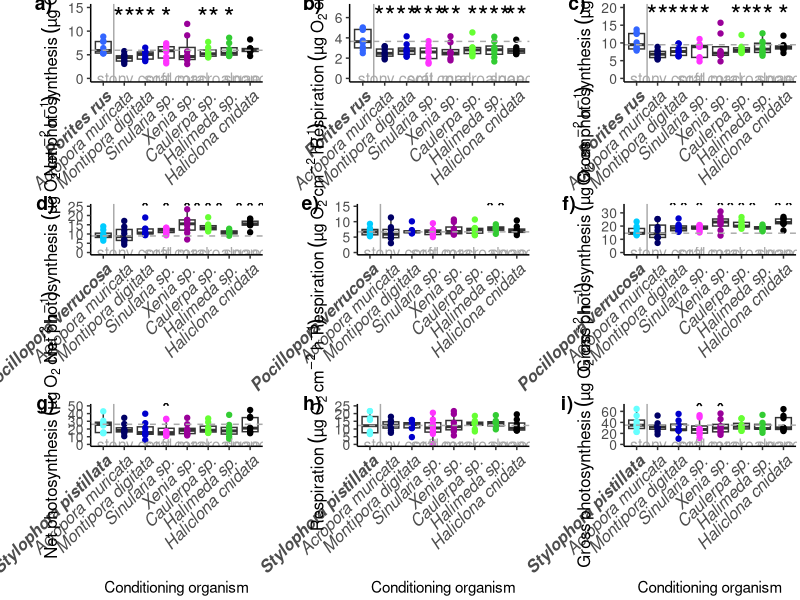
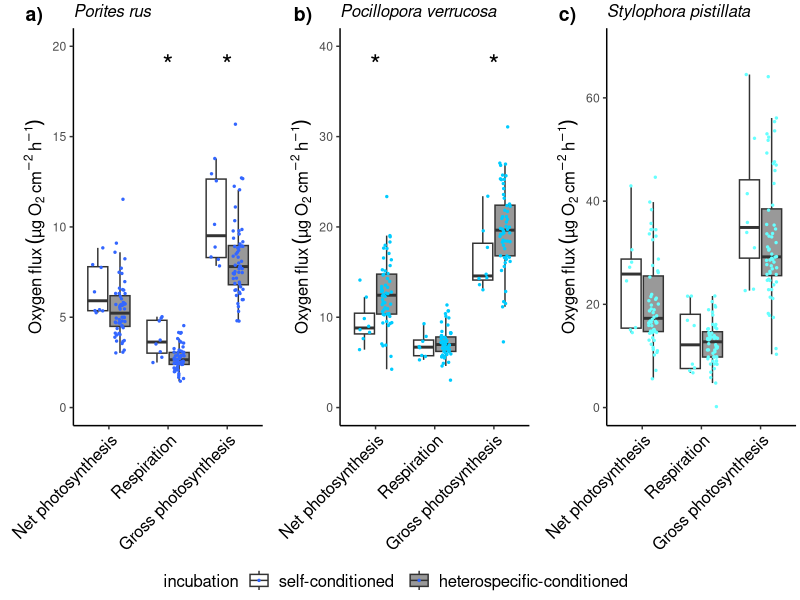
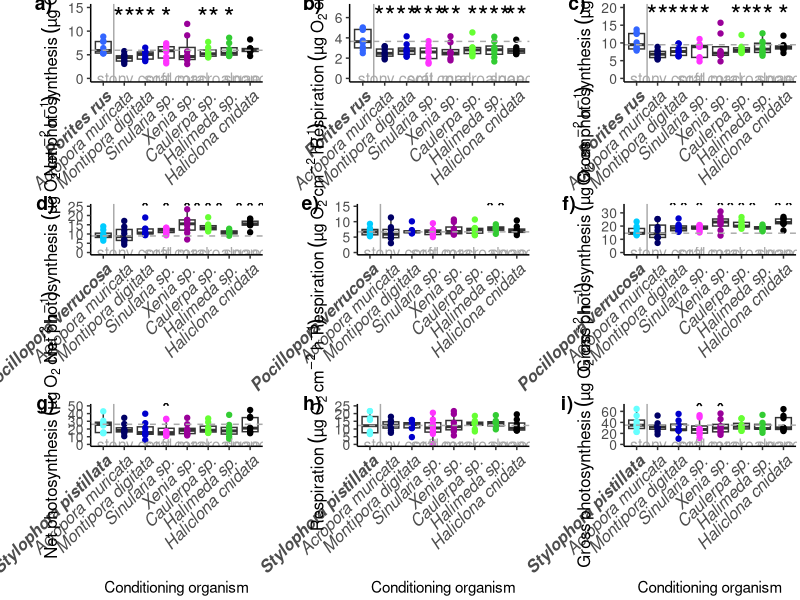

Recreate these plots in R, in order. (Note: this script raises an error after producing the figures.)
#Plots Experiment 1
library(tidyverse)
library(ggplot2)
#library(reshape)
library(rstatix)
#library(patchwork)
library(lubridate)
library(ggpubr)

# read in data_prep produced in Exp1_data_preparation
calc <- read_csv("data_prep.csv")
calc_all <- calc [,c(2:52)]
rm(calc)

calc_all <- mutate_if(calc_all, 
                      is.character, 
                      str_replace_all, pattern = "within-species", replacement = "self-conditioned")


calc_all <- mutate_if(calc_all, 
                      is.character, 
                      str_replace_all, pattern = "off-species", replacement = "heterospecific-conditioned")


#__________________________
# Figure 2
#__________________________
calc_long <- pivot_longer(calc_all, net_photo_ug_h_cm2:gross_photo_ug_h_cm2)

Pru <- calc_long %>% filter(species == "Pru")
Pve <- calc_long %>% filter(species == "Pve")
Spi <- calc_long %>% filter(species == "Spi")

#Porites rus
Pru$incubation<- factor(Pru$incubation, levels = c("self-conditioned", "heterospecific-conditioned"))
Pru$name<- factor(Pru$name, levels = c("net_photo_ug_h_cm2", "respiration_ug_h_cm2", "gross_photo_ug_h_cm2"))

pru <- ggplot(Pru, aes(x = name, y = value, fill = incubation)) +
  scale_color_manual(values=c("#000000")) +
  scale_fill_manual(values=c("#FFFFFF", "#999999")) +
  geom_boxplot(outlier.shape = NA) +
  geom_point(color = "#3366FF", size = 0.5, position = position_jitterdodge(dodge.width = 0.75, jitter.width = 0.35))+
  theme_classic() +
  scale_x_discrete (labels = c("net_photo_ug_h_cm2" = "Net photosynthesis",
                               "respiration_ug_h_cm2" = "Respiration",
                               "gross_photo_ug_h_cm2" = "Gross photosynthesis")) +
  ylim(0,20)+
  labs(y = expression(Oxygen~flux~(µg~O[2]~cm^{-2}~h^{-1}))) +
  annotate("text", x = 2, y = 19, size = 7, label = c("*"), color = "black") +
  annotate("text", x = 3, y = 19, size = 7, label = c("*"), color = "black") +
  ggtitle("Porites rus") +
  theme(plot.margin = unit(c(0.1,0.1,0.1,0.6), "cm"), 
        axis.title.y = element_text(size = 12, hjust = 0.5),
        axis.text.x = element_text(size = 12, color = "black", angle = 45, hjust= 1),
        axis.title.x = element_blank(),
        plot.title=element_text(face="italic", size=12)) +
  theme(legend.position = "bottom",
        legend.title = element_text(size = 12),
        legend.text = element_text(size = 12)) + guides(color="none")

# Pocillopora verrucosa
Pve$incubation<- factor(Pve$incubation, levels = c("self-conditioned", "heterospecific-conditioned"))
Pve$name<- factor(Pve$name, levels = c("net_photo_ug_h_cm2", "respiration_ug_h_cm2", "gross_photo_ug_h_cm2"))

pve <- ggplot(Pve, aes(x = name, y = value, fill = incubation)) +
  scale_color_manual(values=c("#000000")) +
  scale_fill_manual(values=c("#FFFFFF", "#999999")) +
  geom_boxplot(outlier.shape = NA) +
  geom_point(color = "#00CCFF", size = 0.5, position = position_jitterdodge(dodge.width = 0.75, jitter.width = 0.35))+
  theme_classic() +
  scale_x_discrete (labels = c("net_photo_ug_h_cm2" = "Net photosynthesis",
                               "respiration_ug_h_cm2" = "Respiration",
                               "gross_photo_ug_h_cm2" = "Gross photosynthesis")) +
  ylim(0,40)+
  labs(y = expression(Oxygen~flux~(µg~O[2]~cm^{-2}~h^{-1}))) +
  annotate("text", x = 1, y = 38, size = 7, label = c("*"), color = "black") +
  annotate("text", x = 3, y = 38, size = 7, label = c("*"), color = "black") +
  ggtitle("Pocillopora verrucosa") +
  theme(plot.margin = unit(c(0.1,0.1,0.1,0.6), "cm"),
        plot.title = element_text(size = 12, face = "italic"),
        axis.title.y = element_text(size = 12, hjust = 0.5), 
        axis.text.x = element_text(size = 12, color = "black", angle = 45, hjust= 1),
        axis.title.x = element_blank()) +
  theme(legend.position = "bottom",
        legend.title = element_text(size = 12),
        legend.text = element_text(size = 12)) + guides(color="none")

# Stylophora pistillata
Spi$incubation<- factor(Spi$incubation, levels = c("self-conditioned", "heterospecific-conditioned"))
Spi$name<- factor(Spi$name, levels = c("net_photo_ug_h_cm2", "respiration_ug_h_cm2", "gross_photo_ug_h_cm2"))

spi <- ggplot(Spi, aes(x = name, y = value, fill = incubation)) +
  scale_color_manual(values=c("#000000")) +
  scale_fill_manual(values=c("#FFFFFF", "#999999")) +
  geom_boxplot(outlier.shape = NA) +
  geom_point(color = "#66FFFF", size = 0.5, position = position_jitterdodge(dodge.width = 0.75, jitter.width = 0.35))+
  theme_classic() +
  scale_x_discrete (labels = c("net_photo_ug_h_cm2" = "Net photosynthesis",
                               "respiration_ug_h_cm2" = "Respiration",
                               "gross_photo_ug_h_cm2" = "Gross photosynthesis")) +
  labs(y = expression(Oxygen~flux~(µg~O[2]~cm^{-2}~h^{-1}))) +
  ylim(0,70)+
  ggtitle("Stylophora pistillata") +
  theme(plot.margin = unit(c(0.1,0.1,0.1,0.6), "cm"), 
        plot.title = element_text(size = 12, face = "italic"),
        axis.title.y = element_text(size= 12, hjust = 0.5), 
        axis.text.x = element_text(size = 12, color = "black", angle = 45, hjust= 1),
        axis.title.x = element_blank()) +
  theme(legend.position = "bottom",
        legend.title = element_text(size = 12),
        legend.text = element_text(size = 12)) + guides(color="none")

arranged_Figure2 <- ggarrange(pru, pve, spi,
                                               labels = c("a)", "b)", "c)"),
                                               label.x = 0,
                                               label.y = 0.95,
                                               common.legend = TRUE,
                                               legend = "bottom",
                                               ncol = 3, nrow = 1,
                                               hjust = -1.5,
                                               vjust = -0.5) +
  theme(legend.text = element_text(size = 22))

ggsave("Figures/Figure2.png", width=11, height = 5, 
       limitsize = FALSE, dpi = 700, arranged_Figure2)

rm(pru, pve, spi, Pru, Pve, Spi, arranged_Figure2, calc_long)


#_______________________________________________
# Figure 3
#_______________________________________________
#####Porites rus Net, resp, gross
pru<-calc_all %>% 
  filter(species=="Pru")

pru$cond_organism<- factor(pru$cond_organism, levels = c("Pru", "Amu","Mdi", "Ssp","Xsp","Csp","Hsp","Hcn"))
pru$genus<- factor(pru$genus, levels = c("stony coral","soft coral","macroalgae","sponge"))

#P. rus netto
net <- ggplot(pru, aes(x = cond_organism, y = net_photo_ug_h_cm2)) +
  geom_boxplot(outlier.shape = NA) +
  theme_classic() +
  geom_point(aes(colour = cond_organism)) +
  scale_colour_manual(name = NULL,
                      values = c("#3366FF","#000066", "#0000CC","#FF33FF",
                                 "#990099","#66FF33","#33CC33", "#000000")) +
  geom_vline(xintercept = 1.5, linetype = 1, color = "darkgrey") +
  geom_hline(yintercept = 5.95, linetype = 2, color = "darkgrey") +
  ylim(0,15)+  
  labs(y=expression(Net~photosynthesis~(µg~O[2]~cm^{-2}~h^{-1}))) +
  scale_x_discrete (labels = c("Pru" = "Porites rus", "Amu" = "Acropora muricata",
                               "Mdi" = "Montipora digitata","Ssp" = "Sinularia sp.","Xsp"  = "Xenia sp.", 
                               "Csp" = "Caulerpa sp.","Hsp" = "Halimeda sp.", "Hcn" ="Haliclona cnidata"))+
  guides(fill=FALSE) +
  guides(alpha=FALSE) +
  theme_classic() +
  theme(plot.margin = unit(c(0.1,0.1,0.1,1), "cm"), axis.title.y = element_text(size = 12, hjust = 0.5))+
  annotate("text", x = 2.5, y = 0, size = 4, label = c("stony coral"), color = "darkgrey")+
  annotate("text", x = 4.5, y = 0, size = 4, label = c("soft coral"), color = "darkgrey")+
  annotate("text", x = 6.5, y = 0, size = 4, label = c("macroalgae"), color = "darkgrey")+
  annotate("text", x = 8, y = 0, size = 4, label = c("sponge"), color = "darkgrey") +
  annotate("text", x = 2, y = 13, size = 7, label = c("**"), color = "black") +
  annotate("text", x = 3, y = 13, size = 7, label = c("**"), color = "black") +
  annotate("text", x = 4, y = 13, size = 7, label = c("*"), color = "black") +
  annotate("text", x = 6, y = 13, size = 7, label = c("**"), color = "black") +
  annotate("text", x = 7, y = 13, size = 7, label = c("*"), color = "black") +
  theme(legend.position = "none") +
  theme(axis.title.x=element_blank()) +
  theme(axis.text.y = element_text(size = 10)) +
  theme(axis.text.x = element_text(size = 12, face = c("bold.italic", "italic", "italic", "italic","italic",
                                                       "italic", "italic", "italic"),
                                   angle = 45, vjust = 1, hjust=1))

# P. rus respiration
resp <- ggplot(pru, aes(x = cond_organism, y = respiration_ug_h_cm2)) +
  geom_boxplot(outlier.shape = NA) +
  theme_classic() +
  geom_point(aes(colour = cond_organism)) +
  scale_colour_manual(name = NULL,
                      values = c("#3366FF","#000066", "#0000CC","#FF33FF",
                                 "#990099","#66FF33","#33CC33", "#000000")) +
  geom_vline(xintercept = 1.5, linetype = 1, color = "darkgrey") +
  geom_hline(yintercept = 3.65, linetype = 2, color = "darkgrey") +
  ylim(0,7)+  
  labs(y=expression(Respiration~(µg~O[2]~cm^{-2}~h^{-1}))) +
  scale_x_discrete (labels = c("Pru" = "Porites rus", "Amu" = "Acropora muricata",
                               "Mdi" = "Montipora digitata","Ssp" = "Sinularia sp.","Xsp"  = "Xenia sp.", 
                               "Csp" = "Caulerpa sp.","Hsp" = "Halimeda sp.", "Hcn" ="Haliclona cnidata")) +
  guides(fill=FALSE) +
  guides(alpha=FALSE) +
  theme_classic() +
  theme(plot.margin = unit(c(0.1,0.1,0.1,1), "cm"), axis.title.y = element_text(size = 12, hjust = 0.5))+
  annotate("text", x = 2.5, y = 0, size = 4, label = c("stony coral"), color = "darkgrey")+
  annotate("text", x = 4.5, y = 0, size = 4, label = c("soft coral"), color = "darkgrey")+
  annotate("text", x = 6.5, y = 0, size = 4, label = c("macroalgae"), color = "darkgrey")+
  annotate("text", x = 8, y = 0, size = 4, label = c("sponge"), color = "darkgrey") +
  annotate("text", x = 2, y = 6.2, size = 7, label = c("**"), color = "black")+
  annotate("text", x = 3, y = 6.2, size = 7, label = c("**"), color = "black")+
  annotate("text", x = 4, y = 6.2, size = 7, label = c("***"), color = "black")+
  annotate("text", x = 5, y = 6.2, size = 7, label = c("**"), color = "black")+
  annotate("text", x = 6, y = 6.2, size = 7, label = c("*"), color = "black")+
  annotate("text", x = 7, y = 6.2, size = 7, label = c("***"), color = "black")+
  annotate("text", x = 8, y = 6.2, size = 7, label = c("**"), color = "black")+
  theme(legend.position = "none") +
  theme(axis.title.x=element_blank()) +
  theme(axis.text.y = element_text(size = 10)) +
  theme(axis.text.x = element_text(size = 12, face = c("bold.italic", "italic", "italic", "italic","italic",
                                                       "italic", "italic", "italic"),
                                   angle = 45, vjust = 1, hjust=1))

# P. rus gross
gross <- ggplot(pru, aes(x = cond_organism, y = gross_photo_ug_h_cm2)) +
  geom_boxplot(outlier.shape = NA) +
  theme_classic() +
  geom_point(aes(colour = cond_organism)) +
  scale_colour_manual(name = NULL,
                      values = c("#3366FF","#000066", "#0000CC","#FF33FF",
                                 "#990099","#66FF33","#33CC33", "#000000")) +
  geom_vline(xintercept = 1.5, linetype = 1, color = "darkgrey") +
  geom_hline(yintercept = 9.5, linetype = 2, color = "darkgrey") +
  ylim(0,20)+  
  labs(y=expression(Gross~photosynthesis~(µg~O[2]~cm^{-2}~h^{-1}))) +
  scale_x_discrete (labels = c("Pru" = "Porites rus", "Amu" = "Acropora muricata",
                               "Mdi" = "Montipora digitata","Ssp" = "Sinularia sp.","Xsp"  = "Xenia sp.", 
                               "Csp" = "Caulerpa sp.","Hsp" = "Halimeda sp.", "Hcn" ="Haliclona cnidata")) +
  guides(fill=FALSE) +
  guides(alpha=FALSE) +
  theme_classic() +
  theme(plot.margin = unit(c(0.1,0.1,0.1,1), "cm"), axis.title.y = element_text(size = 12, hjust = 0.5))+
  annotate("text", x = 2.5, y = 0, size = 4, label = c("stony coral"), color = "darkgrey")+
  annotate("text", x = 4.5, y = 0, size = 4, label = c("soft coral"), color = "darkgrey")+
  annotate("text", x = 6.5, y = 0, size = 4, label = c("macroalgae"), color = "darkgrey")+
  annotate("text", x = 8, y = 0, size = 4, label = c("sponge"), color = "darkgrey") +
  annotate("text", x = 2, y = 18, size = 7, label = c("**"), color = "black")+
  annotate("text", x = 3, y = 18, size = 7, label = c("**"), color = "black")+
  annotate("text", x = 4, y = 18, size = 7, label = c("**"), color = "black")+
  annotate("text", x = 6, y = 18, size = 7, label = c("**"), color = "black")+
  annotate("text", x = 7, y = 18, size = 7, label = c("**"), color = "black")+
  annotate("text", x = 8, y = 18, size = 7, label = c("*"), color = "black")+
  theme(legend.position = "none") +
  theme(axis.title.x=element_blank()) +
  theme(axis.text.y = element_text(size = 10)) +
  theme(axis.text.x = element_text(size = 12, face = c("bold.italic", "italic", "italic", "italic","italic",
                                                       "italic", "italic", "italic"),
                                   angle = 45, vjust = 1, hjust=1))

#####merge 3 plots of P. rus
arranged_Pru <- ggarrange(net, resp, gross,
                          labels = c("a)", "b)", "c)"),
                          label.x = 0.035,
                          label.y = 0.95,
                          common.legend = TRUE,
                          legend = "none",
                          ncol = 3, nrow = 1,
                          hjust = -1.5,
                          vjust = 0) 

rm(gross, net, resp, pru)

#####P. verrucosa Net, resp, gross
pve<-calc_all %>% 
  filter(species=="Pve")

pve$cond_organism<- factor(pve$cond_organism, 
                           levels = c("Pve", "Amu","Mdi", "Ssp","Xsp","Csp","Hsp","Hcn"))

# P. verrucosa netto
net <- ggplot(pve, aes(x = cond_organism, y = net_photo_ug_h_cm2)) +
  geom_boxplot(outlier.shape = NA) +
  theme_classic() +
  geom_point(aes(colour = cond_organism)) +
  scale_colour_manual(name = NULL,
                      values = c("#00CCFF","#000066", "#0000CC","#FF33FF",
                                 "#990099","#66FF33","#33CC33", "#000000")) +
  geom_vline(xintercept = 1.5, linetype = 1, color = "darkgrey") +
  geom_hline(yintercept = 8.95, linetype = 2, color = "darkgrey") +
  ylim(0,25)+  
  labs(y=expression(Net~photosynthesis~(µg~O[2]~cm^{-2}~h^{-1}))) +
  scale_x_discrete (labels = c("Pve" = "Pocillopora verrucosa", "Amu" = "Acropora muricata",
                               "Mdi" = "Montipora digitata","Ssp" = "Sinularia sp.","Xsp"  = "Xenia sp.", 
                               "Csp" = "Caulerpa sp.","Hsp" = "Halimeda sp.", "Hcn" ="Haliclona cnidata")) +
  guides(fill=FALSE) +
  guides(alpha=FALSE) +
  theme_classic() +
  theme(plot.margin = unit(c(0.1,0.1,0.1,1), "cm"), axis.title.y = element_text(size = 12, hjust = 0.5))+
  annotate("text", x = 2.5, y = 0, size = 4, label = c("stony coral"), color = "darkgrey")+
  annotate("text", x = 4.5, y = 0, size = 4, label = c("soft coral"), color = "darkgrey")+
  annotate("text", x = 6.5, y = 0, size = 4, label = c("macroalgae"), color = "darkgrey")+
  annotate("text", x = 8, y = 0, size = 4, label = c("sponge"), color = "darkgrey") +
  annotate("text", x = 3, y = 24, size = 7, label = c("*"), color = "black")+
  annotate("text", x = 4, y = 24, size = 7, label = c("*"), color = "black")+
  annotate("text", x = 5, y = 24, size = 7, label = c("*"), color = "black")+
  annotate("text", x = 6, y = 24, size = 7, label = c("***"), color = "black")+
  annotate("text", x = 8, y = 24, size = 7, label = c("***"), color = "black")+
  theme(legend.position = "none") +
  theme(axis.text.y = element_text(size = 10)) +
  theme(axis.title.x=element_blank()) +
  theme(axis.text.x = element_text(size = 12, face = c("bold.italic", "italic", "italic", "italic","italic",
                                                       "italic", "italic", "italic"),
                                   angle = 45, vjust = 1, hjust=1))

# P. verrucosa respiration
resp <- ggplot(pve, aes(x = cond_organism, y = respiration_ug_h_cm2)) +
  geom_boxplot(outlier.shape = NA) +
  theme_classic() +
  geom_point(aes(colour = cond_organism)) +
  scale_colour_manual(name = NULL,
                      values = c("#00CCFF","#000066", "#0000CC","#FF33FF",
                                 "#990099","#66FF33","#33CC33", "#000000")) +
  geom_vline(xintercept = 1.5, linetype = 1, color = "darkgrey") +
  geom_hline(yintercept = 6.7, linetype = 2, color = "darkgrey") +
  ylim(0,15)+  
  labs(y=expression(Respiration~(µg~O[2]~cm^{-2}~h^{-1}))) +
  scale_x_discrete (labels = c("Pve" = "Pocillopora verrucosa", "Amu" = "Acropora muricata",
                               "Mdi" = "Montipora digitata","Ssp" = "Sinularia sp.","Xsp"  = "Xenia sp.", 
                               "Csp" = "Caulerpa sp.","Hsp" = "Halimeda sp.", "Hcn" ="Haliclona cnidata")) +
  guides(fill=FALSE) +
  guides(alpha=FALSE) +
  theme_classic() +
  theme(plot.margin = unit(c(0.1,0.1,0.1,1), "cm"), axis.title.y = element_text(size = 12, hjust = 0.5))+
  annotate("text", x = 2.5, y = 0, size = 4, label = c("stony coral"), color = "darkgrey")+
  annotate("text", x = 4.5, y = 0, size = 4, label = c("soft coral"), color = "darkgrey")+
  annotate("text", x = 6.5, y = 0, size = 4, label = c("macroalgae"), color = "darkgrey")+
  annotate("text", x = 8, y = 0, size = 4, label = c("sponge"), color = "darkgrey") +
  annotate("text", x = 7, y = 14.5, size = 7, label = c("**"), color = "black")+
  theme(legend.position = "none") +
  theme(axis.title.x=element_blank()) +
  theme(axis.text.y = element_text(size = 10)) +
  theme(axis.text.x = element_text(size = 12, face = c("bold.italic", "italic", "italic", "italic","italic",
                                                       "italic", "italic", "italic"),
                                   angle = 45, vjust = 1, hjust=1))

# P. verrucosa gross
gross <- ggplot(pve, aes(x = cond_organism, y = gross_photo_ug_h_cm2)) +
  geom_boxplot(outlier.shape = NA) +
  theme_classic() +
  geom_point(aes(colour = cond_organism)) +
  scale_colour_manual(name = NULL,
                      values = c("#00CCFF","#000066", "#0000CC","#FF33FF",
                                 "#990099","#66FF33","#33CC33", "#000000")) +
  geom_vline(xintercept = 1.5, linetype = 1, color = "darkgrey") +
  geom_hline(yintercept = 14.6, linetype = 2, color = "darkgrey") +
  ylim(0,35)+  
  labs(y=expression(Gross~photosynthesis~(µg~O[2]~cm^{-2}~h^{-1}))) +
  scale_x_discrete (labels = c("Pve" = "Pocillopora verrucosa", "Amu" = "Acropora muricata",
                               "Mdi" = "Montipora digitata","Ssp" = "Sinularia sp.","Xsp"  = "Xenia sp.", 
                               "Csp" = "Caulerpa sp.","Hsp" = "Halimeda sp.", "Hcn" ="Haliclona cnidata")) +
  guides(fill=FALSE) +
  guides(alpha=FALSE) +
  theme_classic() +
  theme(plot.margin = unit(c(0.1,0.1,0.1,1), "cm"), axis.title.y = element_text(size = 12, hjust = 0.5))+
  annotate("text", x = 2.5, y = 0, size = 4, label = c("stony coral"), color = "darkgrey")+
  annotate("text", x = 4.5, y = 0, size = 4, label = c("soft coral"), color = "darkgrey")+
  annotate("text", x = 6.5, y = 0, size = 4, label = c("macroalgae"), color = "darkgrey")+
  annotate("text", x = 8, y = 0, size = 4, label = c("sponge"), color = "darkgrey") +
  annotate("text", x = 3, y = 34, size = 7, label = c("**"), color = "black")+
  annotate("text", x = 4, y = 34, size = 7, label = c("*"), color = "black")+
  annotate("text", x = 5, y = 34, size = 7, label = c("*"), color = "black")+
  annotate("text", x = 6, y = 34, size = 7, label = c("***"), color = "black")+
  annotate("text", x = 8, y = 34, size = 7, label = c("**"), color = "black")+
  theme(legend.position = "none") +
  theme(axis.title.x=element_blank()) +
  theme(axis.text.y = element_text(size = 10))+
  theme(axis.text.x = element_text(size = 12, face = c("bold.italic", "italic", "italic", "italic","italic",
                                                       "italic", "italic", "italic"),
                                   angle = 45, vjust = 1, hjust=1))

#####merge 3 plots of P. verrucosa
arranged_Pve <- ggarrange(net, resp, gross,
                          labels = c("d)", "e)", "f)"),
                          label.x = 0.035,
                          label.y = 0.95,
                          common.legend = TRUE,
                          legend = "none",
                          ncol = 3, nrow = 1,
                          hjust = -1.5,
                          vjust = 0)

rm(gross, net, resp, pve)


#####S. pistillata Net, resp, gross
spi<-calc_all %>% 
  filter(species=="Spi")

spi$cond_organism<- factor(spi$cond_organism, levels = c("Spi", "Amu","Mdi", "Ssp","Xsp","Csp","Hsp","Hcn"))

# S. pistillata netto
net <- ggplot(spi, aes(x = cond_organism, y = net_photo_ug_h_cm2)) +
  geom_boxplot(outlier.shape = NA) +
  theme_classic() +
  geom_point(aes(colour = cond_organism)) +
  scale_colour_manual(name = NULL,
                      values = c("#66FFFF","#000066", "#0000CC","#FF33FF",
                                 "#990099","#66FF33","#33CC33", "#000000")) +
  geom_vline(xintercept = 1.5, linetype = 1, color = "darkgrey") +
  geom_hline(yintercept = 26.1, linetype = 2, color = "darkgrey") +
  ylim(0,50)+  
  labs(x="Conditioning organism", y=expression(Net~photosynthesis~(µg~O[2]~cm^{-2}~h^{-1}))) +
  scale_x_discrete (labels = c("Spi" = "Stylophora pistillata", "Amu" = "Acropora muricata",
                               "Mdi" = "Montipora digitata","Ssp" = "Sinularia sp.","Xsp"  = "Xenia sp.", 
                               "Csp" = "Caulerpa sp.","Hsp" = "Halimeda sp.", "Hcn" ="Haliclona cnidata")) +
  guides(fill=FALSE) +
  guides(alpha=FALSE) +
  theme_classic() +
  theme(plot.margin = unit(c(0.1,0.1,0.1,1), "cm"), axis.title.y = element_text(size = 12, hjust = 0.5))+
  annotate("text", x = 2.5, y = 0, size = 4, label = c("stony coral"), color = "darkgrey")+
  annotate("text", x = 4.5, y = 0, size = 4, label = c("soft coral"), color = "darkgrey")+
  annotate("text", x = 6.5, y = 0, size = 4, label = c("macroalgae"), color = "darkgrey")+
  annotate("text", x = 8, y = 0, size = 4, label = c("sponge"), color = "darkgrey") +
  annotate("text", x = 4, y = 47, size = 7, label = c("*"), color = "black")+
  theme(legend.position = "none") +
  theme(axis.text.y = element_text(size = 10)) +
  theme(axis.text.x = element_text(size = 12, face = c("bold.italic", "italic", "italic", "italic","italic",
                                                       "italic", "italic", "italic"),
                                   angle = 45, vjust = 1, hjust=1))


# S. pistillata respiraton
resp <- ggplot(spi, aes(x = cond_organism, y = respiration_ug_h_cm2)) +
  geom_boxplot(outlier.shape = NA) +
  theme_classic() +
  geom_point(aes(colour = cond_organism)) +
  scale_colour_manual(name = NULL,
                      values = c("#66FFFF","#000066", "#0000CC","#FF33FF",
                                 "#990099","#66FF33","#33CC33", "#000000")) +
  geom_vline(xintercept = 1.5, linetype = 1, color = "darkgrey") +
  geom_hline(yintercept = 12.3, linetype = 2, color = "darkgrey") +
  ylim(0,25)+  
  labs(x="Conditioning organism", y=expression(Respiration~(µg~O[2]~cm^{-2}~h^{-1}))) +
  scale_x_discrete (labels = c("Spi" = "Stylophora pistillata", "Amu" = "Acropora muricata",
                               "Mdi" = "Montipora digitata","Ssp" = "Sinularia sp.","Xsp"  = "Xenia sp.", 
                               "Csp" = "Caulerpa sp.","Hsp" = "Halimeda sp.", "Hcn" ="Haliclona cnidata")) +
  guides(fill=FALSE) +
  guides(alpha=FALSE) +
  theme_classic() +
  theme(plot.margin = unit(c(0.1,0.1,0.1,1), "cm"), axis.title.y = element_text(size = 12, hjust = 0.5))+
  annotate("text", x = 2.5, y = 0, size = 4, label = c("stony coral"), color = "darkgrey")+
  annotate("text", x = 4.5, y = 0, size = 4, label = c("soft coral"), color = "darkgrey")+
  annotate("text", x = 6.5, y = 0, size = 4, label = c("macroalgae"), color = "darkgrey")+
  annotate("text", x = 8, y = 0, size = 4, label = c("sponge"), color = "darkgrey") +
  theme(legend.position = "none") +
  theme(axis.text.y = element_text(size = 10)) +
  theme(axis.text.x = element_text(size = 12, face = c("bold.italic", "italic", "italic", "italic","italic",
                                                       "italic", "italic", "italic"),
                                   angle = 45, vjust = 1, hjust=1))



# S. pistillata gross
gross <- ggplot(spi, aes(x = cond_organism, y = gross_photo_ug_h_cm2)) +
  geom_boxplot(outlier.shape = NA) +
  theme_classic() +
  geom_point(aes(colour = cond_organism)) +
  scale_colour_manual(name = NULL,
                      values = c("#66FFFF","#000066", "#0000CC","#FF33FF",
                                 "#990099","#66FF33","#33CC33", "#000000")) +
  geom_vline(xintercept = 1.5, linetype = 1, color = "darkgrey") +
  geom_hline(yintercept = 35, linetype = 2, color = "darkgrey") +
  ylim(0,70)+  
  labs(x="Conditioning organism", y=expression(Gross~photosynthesis~(µg~O[2]~cm^{-2}~h^{-1}))) +
  scale_x_discrete (labels = c("Spi" = "Stylophora pistillata", "Amu" = "Acropora muricata",
                               "Mdi" = "Montipora digitata","Ssp" = "Sinularia sp.","Xsp"  = "Xenia sp.", 
                               "Csp" = "Caulerpa sp.","Hsp" = "Halimeda sp.", "Hcn" ="Haliclona cnidata")) +
  guides(fill=FALSE) +
  guides(alpha=FALSE) +
  theme_classic() +
  theme(plot.margin = unit(c(0.1,0.1,0.1,1), "cm"), axis.title.y = element_text(size = 12, hjust = 0.5))+
  annotate("text", x = 2.5, y = 0, size = 4, label = c("stony coral"), color = "darkgrey")+
  annotate("text", x = 4.5, y = 0, size = 4, label = c("soft coral"), color = "darkgrey")+
  annotate("text", x = 6.5, y = 0, size = 4, label = c("macroalgae"), color = "darkgrey")+
  annotate("text", x = 8, y = 0, size = 4, label = c("sponge"), color = "darkgrey") +
  annotate("text", x = 4, y = 65, size = 7, label = c("*"), color = "black")+
  annotate("text", x = 5, y = 65, size = 7, label = c("*"), color = "black")+
  theme(legend.position = "none") +
  theme(axis.text.y = element_text(size = 10)) +
  theme(axis.text.x = element_text(size = 12, face = c("bold.italic", "italic", "italic", "italic","italic",
                                                       "italic", "italic", "italic"),
                                   angle = 45, vjust = 1, hjust=1))

#####merge 3 plots of S. pistillata
arranged_Spi <- ggarrange(net, resp, gross,
                          labels = c("g)", "h)", "i)"),
                          label.x = 0.035,
                          label.y = 0.95,
                          common.legend = TRUE,
                          legend = "none",
                          ncol = 3, nrow = 1,
                          hjust = -1.5,
                          vjust = 0)

rm(gross, net, resp, spi)

####merge all arranged_species to one plot
Figure3 <- ggarrange(arranged_Pru, arranged_Pve, arranged_Spi,
                         # label.x = 0,
                        #  label.y = 0.95,
                          common.legend = TRUE,
                          legend = "none",
                          ncol = 1, nrow = 3,
                          hjust = -0.5,
                          vjust = 0)

Figure3
ggsave("Figures/Figure3.png", width=15, height = 15, limitsize = FALSE, dpi = 700, Figure3)
rm(arranged_Pru, arranged_Pve, arranged_Spi, Figure3)


#___________________________________________________
# Figure4
#___________________________________________________
######create Score to identify the top and worst influencer
########Rank for Net photosynthesis
External <- calc_all %>% filter(incubation=="external-conditioned")

###separate by incubated species
Pru <- External %>% filter(species == "Pru")
Pve <- External %>% filter(species == "Pve")
Spi <- External %>% filter(species == "Spi")

rm(External)

# Mean per day net photo
Pru_merged <- Pru %>% group_by(cond_organism) %>% summarise(mean_Pru_net=mean(net_photo_ug_h_cm2))
Spi_merged <- Spi %>% group_by(cond_organism) %>% summarise(mean_Spi_net=mean(net_photo_ug_h_cm2))
Pve_merged <- Pve %>% group_by(cond_organism) %>% summarise(mean_Pve_net=mean(net_photo_ug_h_cm2))

# Merge tables net photo
Pru <- left_join(Pru, Pru_merged, by= "cond_organism")
Spi <- left_join(Spi, Spi_merged, by= "cond_organism")
Pve <- left_join(Pve, Pve_merged, by= "cond_organism")

# rank by conditioning organism
Pru_rank_net <- Pru %>% select(c(cond_organism, mean_Pru_net)) %>% distinct() %>% mutate(rank_Pru_net = rank(mean_Pru_net))
Spi_rank_net <- Spi %>% select(c(cond_organism, mean_Spi_net)) %>% distinct() %>% mutate(rank_Spi_net = rank(mean_Spi_net))
Pve_rank_net <- Pve %>% select(c(cond_organism, mean_Pve_net)) %>% distinct() %>% mutate(rank_Pve_net = rank(mean_Pve_net))

#left_join to join all rank tables
Net<- left_join(Pru_rank_net, Spi_rank_net, by= "cond_organism")
Net_rank<- left_join(Net, Pve_rank_net, by= "cond_organism")

#reduce table to necessary information
Net_rank <- Net_rank %>% select(c(cond_organism, rank_Pru_net, rank_Spi_net, rank_Pve_net))

#Name %>% pivot_longer
Net_rank <- Net_rank %>% pivot_longer(rank_Pru_net:rank_Pve_net)

# remove unnecessary tables
rm(Pru_merged, Spi_merged, Pve_merged, Pru, Pve, Spi, Net, Pru_rank_net, Spi_rank_net, Pve_rank_net)

#####################################
########Rank for Gross photosynthesis
External <- calc_all %>% filter(incubation=="external-conditioned")

###separate by incubated species
Pru <- External %>% filter(species == "Pru")
Pve <- External %>% filter(species == "Pve")
Spi <- External %>% filter(species == "Spi")

rm(External)

# Mean per day gross photo
Pru_merged <- Pru %>% group_by(cond_organism) %>% summarise(mean_Pru_gross=mean(gross_photo_ug_h_cm2))
Spi_merged <- Spi %>% group_by(cond_organism) %>% summarise(mean_Spi_gross=mean(gross_photo_ug_h_cm2))
Pve_merged <- Pve %>% group_by(cond_organism) %>% summarise(mean_Pve_gross=mean(gross_photo_ug_h_cm2))

# Merge tables gross photo
Pru <- left_join(Pru, Pru_merged, by= "cond_organism")
Spi <- left_join(Spi, Spi_merged, by= "cond_organism")
Pve <- left_join(Pve, Pve_merged, by= "cond_organism")

# rank by conditioning organism
Pru_rank_gross <- Pru %>% select(c(cond_organism, mean_Pru_gross)) %>% distinct() %>% mutate(rank_Pru_gross = rank(mean_Pru_gross))
Spi_rank_gross <- Spi %>% select(c(cond_organism, mean_Spi_gross)) %>% distinct() %>% mutate(rank_Spi_gross = rank(mean_Spi_gross))
Pve_rank_gross <- Pve %>% select(c(cond_organism, mean_Pve_gross)) %>% distinct() %>% mutate(rank_Pve_gross = rank(mean_Pve_gross))

#left_join to join all rank tables
Gross<- left_join(Pru_rank_gross, Spi_rank_gross, by= "cond_organism")
Gross_rank<- left_join(Gross, Pve_rank_gross, by= "cond_organism")

#reduce table to necessary information
Gross_rank <- Gross_rank %>% select(c(cond_organism, rank_Pru_gross, rank_Spi_gross, rank_Pve_gross))

#Name %>% pivot_longer
Gross_rank <- Gross_rank %>% pivot_longer(rank_Pru_gross:rank_Pve_gross)

# remove unnecessary tables
rm(Pru_merged, Spi_merged, Pve_merged, Pru, Pve, Spi, Gross, Pru_rank_gross, Spi_rank_gross, Pve_rank_gross)

############################
########Rank for Respiration
External <- calc_all %>% filter(incubation=="external-conditioned")

###separate by incubated species
Pru <- External %>% filter(species == "Pru")
Pve <- External %>% filter(species == "Pve")
Spi <- External %>% filter(species == "Spi")

rm(External)

# Mean per day respiration
Pru_merged <- Pru %>% group_by(cond_organism) %>% summarise(mean_Pru_resp=mean(respiration_ug_h_cm2))
Spi_merged <- Spi %>% group_by(cond_organism) %>% summarise(mean_Spi_resp=mean(respiration_ug_h_cm2))
Pve_merged <- Pve %>% group_by(cond_organism) %>% summarise(mean_Pve_resp=mean(respiration_ug_h_cm2))

# Merge tables respiration
Pru <- left_join(Pru, Pru_merged, by= "cond_organism")
Spi <- left_join(Spi, Spi_merged, by= "cond_organism")
Pve <- left_join(Pve, Pve_merged, by= "cond_organism")

# rank by conditioning organism
Pru_rank_resp <- Pru %>% select(c(cond_organism, mean_Pru_resp)) %>% distinct() %>% mutate(rank_Pru_resp = rank(mean_Pru_resp))
Spi_rank_resp <- Spi %>% select(c(cond_organism, mean_Spi_resp)) %>% distinct() %>% mutate(rank_Spi_resp = rank(mean_Spi_resp))
Pve_rank_resp <- Pve %>% select(c(cond_organism, mean_Pve_resp)) %>% distinct() %>% mutate(rank_Pve_resp = rank(mean_Pve_resp))

#left_join to join all rank tables
Resp<- left_join(Pru_rank_resp, Spi_rank_resp, by= "cond_organism")
Resp_rank<- left_join(Resp, Pve_rank_resp, by= "cond_organism")

#reduce table to necessary information
Resp_rank <- Resp_rank %>% select(c(cond_organism, rank_Pru_resp, rank_Spi_resp, rank_Pve_resp))

#Name %>% pivot_longer
Resp_rank <- Resp_rank %>% pivot_longer(rank_Pru_resp:rank_Pve_resp)

# remove unnecessary tables
rm(Pru_merged, Spi_merged, Pve_merged, Pru, Pve, Spi, Resp, Pru_rank_resp, Spi_rank_resp, Pve_rank_resp)

#####plot scores
Net_rank$cond_organism<- factor(Net_rank$cond_organism, levels = c("Amu","Mdi", "Ssp","Xsp","Csp","Hsp","Hcn"))

##Plot Net photosynthesis
rnet <- ggplot(Net_rank, aes(x= name, y=value, shape = cond_organism))+
  geom_point(size = 3) +
  geom_line(aes(group = cond_organism, color= cond_organism), lwd = 1)+
  scale_x_discrete (labels = c("rank_Spi_net" = expression(italic("Stylophora pistillata")), 
                               "rank_Pve_net" = expression(italic("Pocillopora verrucosa")),
                               "rank_Pru_net" = expression(italic("Porites rus")))) +
  ylab("\nNet photosynthesis ranks") +
  scale_shape_manual(name ="Conditioning organism", labels = c("Amu" = expression(italic("Acropora muricata")),
                                                               "Mdi" = expression(italic("Montipora digitata")),
                                                               "Ssp" = expression(italic("Sinularia sp.")),
                                                               "Xsp" = expression(italic("Xenia sp.")), 
                                                               "Csp" = expression(italic("Caulerpa sp")), 
                                                               "Hsp" = expression(italic("Halimeda sp.")),
                                                               "Hcn" = expression(italic("Haliclona cnidata"))),
                     values=c(0, 1, 2, 3, 4, 5, 6, 8))+
  scale_color_manual(name ="Conditioning organism", labels = c("Amu" = expression(italic("Acropora muricata")),
                                                               "Mdi" = expression(italic("Montipora digitata")),
                                                               "Ssp" = expression(italic("Sinularia sp.")),
                                                               "Xsp" = expression(italic("Xenia sp.")), 
                                                               "Csp" = expression(italic("Caulerpa sp")), 
                                                               "Hsp" = expression(italic("Halimeda sp.")),
                                                               "Hcn" = expression(italic("Haliclona cnidata"))),
                     values = c("Amu" = "#000066", "Mdi" = "#0000CC",
                                "Ssp" = "#FF33FF", "Xsp" = "#990099", 
                                "Csp" = "#66FF33", "Hsp" = "#33CC33",
                                "Hcn" = "#000000")) +
  theme_bw() +
  theme(axis.text.x = element_text(size = 12, face = "italic",angle = 45, vjust = 1, hjust=1)) +
  theme(axis.title.x=element_blank(),
        axis.text.y=element_text(size = 12),
        legend.position = "bottom",
        legend.text = element_text(size = 12, face = "italic", vjust = 0.5, hjust = 0),
        legend.title = element_text(size = 12))


##Plot Gross photosynthesis
rgross <- ggplot(Gross_rank, aes(x= name, y=value, shape = cond_organism))+
  geom_point(size = 3) +
  geom_line(aes(group = cond_organism, color= cond_organism), lwd = 1)+
  scale_x_discrete (labels = c("rank_Spi_gross" = expression(italic("Stylophora pistillata")),
                               "rank_Pve_gross" = expression(italic( "Pocillopora verrucosa")),
                               "rank_Pru_gross" = expression(italic("Porites rus")))) +
  ylab("\nGross photosynthesis ranks") +
  scale_shape_manual(name ="Conditioning organism", labels = c("Amu" = expression(italic("Acropora muricata")),
                                                               "Mdi" = expression(italic("Montipora digitata")),
                                                               "Ssp" = expression(italic("Sinularia sp.")),
                                                               "Xsp" = expression(italic("Xenia sp.")), 
                                                               "Csp" = expression(italic("Caulerpa sp")), 
                                                               "Hsp" = expression(italic("Halimeda sp.")),
                                                               "Hcn" = expression(italic("Haliclona cnidata"))),
                     values=c(0, 1, 2, 3, 4, 5, 6, 8))+
  scale_color_manual(name ="Conditioning organism", labels = c("Amu" = expression(italic("Acropora muricata")),
                                                               "Mdi" = expression(italic("Montipora digitata")),
                                                               "Ssp" = expression(italic("Sinularia sp.")),
                                                               "Xsp" = expression(italic("Xenia sp.")), 
                                                               "Csp" = expression(italic("Caulerpa sp")), 
                                                               "Hsp" = expression(italic("Halimeda sp.")),
                                                               "Hcn" = expression(italic("Haliclona cnidata"))),
                     values = c("Amu" = "#000066", "Mdi" = "#0000CC",
                                "Ssp" = "#FF33FF", "Xsp" = "#990099", 
                                "Csp" = "#66FF33", "Hsp" = "#33CC33",
                                "Hcn" = "#000000")) +
  theme_bw() +
  theme(axis.text.x = element_text(size =12, face = "italic",angle = 45, vjust = 1, hjust=1)) +
  theme(axis.title.x=element_blank(),
        axis.text.y = element_text(size = 12),
        legend.position = "bottom",
        legend.text = element_text(size = 12, face = "italic", vjust = 0.5, hjust = 0),
        legend.title = element_text(size = 12))

##Plot Respiration
rresp <- ggplot(Resp_rank, aes(x= name, y=value, shape = cond_organism))+
  geom_point(size = 3) +
  geom_line(aes(group = cond_organism, color= cond_organism), lwd = 1)+
  scale_x_discrete (labels = c("rank_Spi_resp" = expression(italic("Stylophora pistillata")),
                               "rank_Pve_resp" = expression(italic( "Pocillopora verrucosa")),
                               "rank_Pru_resp" = expression(italic("Porites rus")))) +
  ylab("\nRespiration ranks") +
  scale_shape_manual(name ="Conditioning organism", labels = c("Amu" = expression(italic("Acropora muricata")),
                                                               "Mdi" = expression(italic("Montipora digitata")),
                                                               "Ssp" = expression(italic("Sinularia sp.")),
                                                               "Xsp" = expression(italic("Xenia sp.")), 
                                                               "Csp" = expression(italic("Caulerpa sp")), 
                                                               "Hsp" = expression(italic("Halimeda sp.")),
                                                               "Hcn" = expression(italic("Haliclona cnidata"))),
                     values=c(0, 1, 2, 3, 4, 5, 6, 8))+
  scale_color_manual(name ="Conditioning organism", labels = c("Amu" = expression(italic("Acropora muricata")),
                                                               "Mdi" = expression(italic("Montipora digitata")),
                                                               "Ssp" = expression(italic("Sinularia sp.")),
                                                               "Xsp" = expression(italic("Xenia sp.")), 
                                                               "Csp" = expression(italic("Caulerpa sp")), 
                                                               "Hsp" = expression(italic("Halimeda sp.")),
                                                               "Hcn" = expression(italic("Haliclona cnidata"))),
                     values = c("Amu" = "#000066", "Mdi" = "#0000CC",
                                "Ssp" = "#FF33FF", "Xsp" = "#990099", 
                                "Csp" = "#66FF33", "Hsp" = "#33CC33",
                                "Hcn" = "#000000")) +
  theme_bw() +
  theme(axis.text.x = element_text(size = 12, face = "italic",angle = 45, vjust = 1, hjust=1)) +
  theme(axis.title.x=element_blank(),
        axis.text.y = element_text(size = 12), 
        legend.position = "bottom",
        legend.text = element_text(size = 12, face = "italic", vjust = 0.5, hjust = 0),
        legend.title = element_text(size = 12))


#####merge 3 rank plots
Figure4 <- ggarrange(rnet, rresp, rgross,
                            labels = c("a)", "b)", "c)"),
                            label.x = 0,
                            label.y = 0.95,
                            common.legend = TRUE,
                            legend = "bottom",
                            ncol = 3, nrow = 1,
                            hjust = -1,
                            vjust = 0) 

ggsave("Figures/Figure4.png", width=11, height = 5, 
       limitsize = FALSE, dpi = 700, Figure4)

rm(calc_all, Figure4, Gross_rank, Net_rank, Resp_rank, rgross, rnet, rresp)
